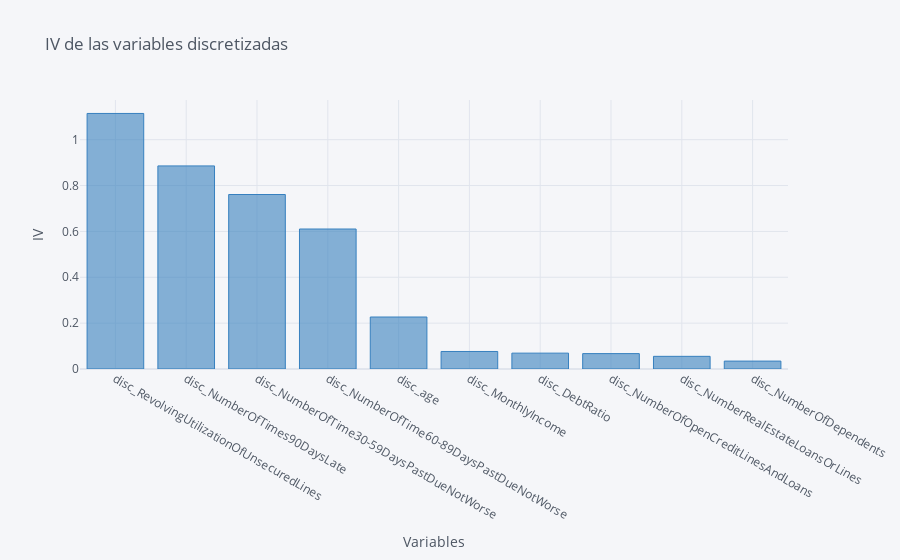

Here is the notebook cell this chart was saved with:
### Markdown cell above
## Selección de variables

### Code cell
iv=pd.Series({v:WOE(train,v)['IV'].sum() for v in varc_disc+vard_disc}).sort_values(ascending=False)
iv.iplot(kind='bar',title='IV de las variables discretizadas',xTitle='Variables',yTitle='IV',fontsize=15,color='blue')

### Figure 1 — Plotly figure (JSON) as saved in the notebook; plotly's stock layout.template omitted (floating-point values rounded to 4 significant figures)
{"data": [{"marker": {"color": "rgba(55, 128, 191, 0.6)", "line": {"color": "rgba(55, 128, 191, 1.0)", "width": 1}}, "name": "None", "orientation": "v", "text": "", "type": "bar", "x": ["disc_RevolvingUtilizationOfUnsecuredLines", "disc_NumberOfTimes90DaysLate", "disc_NumberOfTime30-59DaysPastDueNotWorse", "disc_NumberOfTime60-89DaysPastDueNotWorse", "disc_age", "disc_MonthlyIncome", "disc_DebtRatio", "disc_NumberOfOpenCreditLinesAndLoans", "disc_NumberRealEstateLoansOrLines", "disc_NumberOfDependents"], "y": [1.114, 0.8856, 0.7609, 0.6105, 0.2267, 0.07646, 0.06918, 0.06707, 0.05524, 0.03451]}], "layout": {"legend": {"bgcolor": "#F5F6F9", "font": {"color": "#4D5663"}}, "paper_bgcolor": "#F5F6F9", "plot_bgcolor": "#F5F6F9", "title": {"font": {"color": "#4D5663"}, "text": "IV de las variables discretizadas"}, "xaxis": {"gridcolor": "#E1E5ED", "showgrid": true, "tickfont": {"color": "#4D5663"}, "title": {"font": {"color": "#4D5663"}, "text": "Variables"}, "zerolinecolor": "#E1E5ED"}, "yaxis": {"gridcolor": "#E1E5ED", "showgrid": true, "tickfont": {"color": "#4D5663"}, "title": {"font": {"color": "#4D5663"}, "text": "IV"}, "zerolinecolor": "#E1E5ED"}}}
